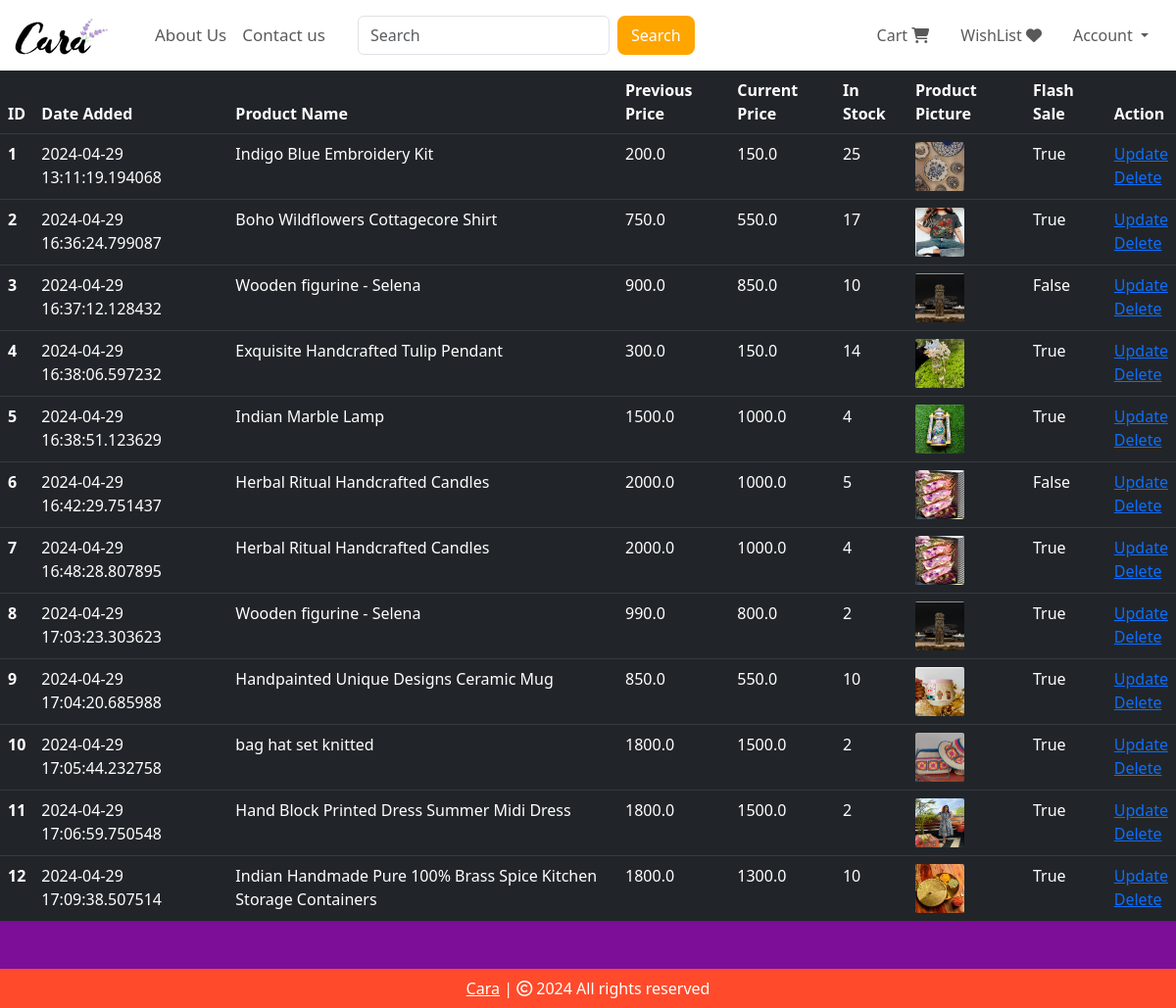
The page /shop-items (signed in) on the database its author committed.
### website/models.py (models this page shows, shortened)
class Product(db.Model):
    id = db.Column(db.Integer, primary_key=True)
    product_name = db.Column(db.String(100), nullable=False)
    current_price = db.Column(db.Float, nullable=False)
    previous_price = db.Column(db.Float, nullable=False)
    in_stock = db.Column(db.Integer, nullable=False)
    product_picture = db.Column(db.String(1000), nullable=False)
    flash_sale = db.Column(db.Boolean, default=False)
    date_added = db.Column(db.DateTime, default=datetime.utcnow)
    carts = db.relationship('Cart', backref=db.backref('product', lazy=True))
    orders = db.relationship('Order', backref=db.backref('product', lazy=True))

### website/admin.py (the view)
@admin.route('/shop-items', methods=['GET', 'POST'])
@login_required
def shop_items():
    if current_user.id == 1:
        items = Product.query.order_by(Product.date_added).all()
        return render_template('shop_items.html', items=items)
    return render_template('404.html')

### website/__init__.py (called while the page is built)
def create_app():
    app = Flask(__name__)
    app.config['SECRET_KEY'] = 'hbnwdvbn ajnbsjn ahe'
    app.config['SQLALCHEMY_DATABASE_URI'] = f'sqlite:///{DB_NAME}'
    db.init_app(app)
    @app.errorhandler(404)
    def page_not_found(error):
        return render_template('404.html')
    login_manager = LoginManager()
    login_manager.init_app(app)
    login_manager.login_view = 'auth.login'
    @login_manager.user_loader
    def load_user(id):
        return Customer.query.get(int(id))
    from .views import views
    from .auth import auth
    from .admin import admin
    from .models import Customer, Cart, Product, Order
    app.register_blueprint(views, url_prefix='/') # localhost:5000/about-us
    app.register_blueprint(auth, url_prefix='/') # localhost:5000/auth/change-password
    app.register_blueprint(admin, url_prefix='/')
    return app

### website/templates/shop_items.html (shortened to what this page needs)
{% extends 'base.html' %}
{% block body %}
{% if items | length < 1 %}
<h3 style="color: white;">No Shop Items </h3>
{% else %}
<table class="table table-dark table-hover">
    <thead>
        <tr>
            <th scope="col">ID</th>
            <th scope="col">Date Added</th>
            <th scope="col">Product Name</th>
            <th scope="col">Previous Price</th>
            <th scope="col">Current Price</th>
            <th scope="col">In Stock</th>
            <th scope="col">Product Picture</th>
            <th scope="col">Flash Sale</th>
            <th scope="col">Action</th>
        </tr>
    </thead>
    <tbody>
        {% for item in items %}
        <tr>
            <th scope="row">{{ item.id }}</th>
            <td>{{ item.date_added }}</td>
            <td>{{ item.product_name }}</td>
            <td>{{ item.previous_price }}</td>
            <td>{{ item.current_price }}</td>
            <td>{{ item.in_stock }}</td>
            <td><img src="{{ item.product_picture }}" alt="" style="height: 50px; width: 50px; border-radius: 2px;"></td>
            <td>{{ item.flash_sale }}</td>
            <td>
                <a href="/update-item/{{ item.id }}">Update</a>
                <br>
                <a href="/delete-item/{{ item.id }}">Delete</a>
            </td>
        </tr>
        {% endfor %}
    </tbody>
</table>
{% endif %}
{% endblock %}

### rows shown on the page
Product: id "1", date_added "2024-04-29 13:11:19.194068", product_name "Indigo Blue Embroidery Kit", previous_price "200.0", current_price "150.0", in_stock "25", product_picture (picture), flash_sale "True"
Product: id "2", date_added "2024-04-29 16:36:24.799087", product_name "Boho Wildflowers Cottagecore Shirt", previous_price "750.0", current_price "550.0", in_stock "17", product_picture (picture), flash_sale "True"
Product: id "3", date_added "2024-04-29 16:37:12.128432", product_name "Wooden figurine - Selena", previous_price "900.0", current_price "850.0", in_stock "10", product_picture (picture), flash_sale "False"
Product: id "4", date_added "2024-04-29 16:38:06.597232", product_name "Exquisite Handcrafted Tulip Pendant", previous_price "300.0", current_price "150.0", in_stock "14", product_picture (picture), flash_sale "True"
Product: id "5", date_added "2024-04-29 16:38:51.123629", product_name "Indian Marble Lamp", previous_price "1500.0", current_price "1000.0", in_stock "4", product_picture (picture), flash_sale "True"
Product: id "6", date_added "2024-04-29 16:42:29.751437", product_name "Herbal Ritual Handcrafted Candles", previous_price "2000.0", current_price "1000.0", in_stock "5", product_picture (picture), flash_sale "False"
Product: id "7", date_added "2024-04-29 16:48:28.807895", product_name "Herbal Ritual Handcrafted Candles", previous_price "2000.0", current_price "1000.0", in_stock "4", product_picture (picture), flash_sale "True"
Product: id "8", date_added "2024-04-29 17:03:23.303623", product_name "Wooden figurine - Selena", previous_price "990.0", current_price "800.0", in_stock "2", product_picture (picture), flash_sale "True"
Product: id "9", date_added "2024-04-29 17:04:20.685988", product_name "Handpainted Unique Designs Ceramic Mug", previous_price "850.0", current_price "550.0", in_stock "10", product_picture (picture), flash_sale "True"
Product: id "10", date_added "2024-04-29 17:05:44.232758", product_name "bag hat set knitted", previous_price "1800.0", current_price "1500.0", in_stock "2", product_picture (picture), flash_sale "True"
Product: id "11", date_added "2024-04-29 17:06:59.750548", product_name "Hand Block Printed Dress Summer Midi Dress", previous_price "1800.0", current_price "1500.0", in_stock "2", product_picture (picture), flash_sale "True"
Product: id "12", date_added "2024-04-29 17:09:38.507514", product_name "Indian Handmade Pure 100% Brass Spice Kitchen Storage Containers", previous_price "1800.0", current_price "1300.0", in_stock "10", product_picture (picture), flash_sale "True"
